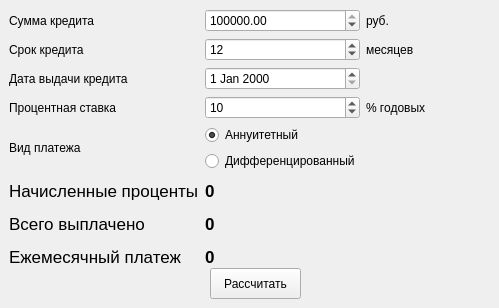
       <widget class="QWidget" name="part2">
        <attribute name="title">
         <string>кредитный калькулятор</string>
        </attribute>
        <widget class="QWidget" name="gridLayoutWidget">
         <property name="geometry">
          <rect>
           <x>9</x>
           <y>9</y>
           <width>481</width>
           <height>261</height>
          </rect>
         </property>
         <layout class="QGridLayout" name="gridLayout">
          <item row="1" column="1">
           <widget class="QSpinBox" name="Time">
            <property name="minimum">
             <number>1</number>
            </property>
            <property name="maximum">
             <number>600</number>
            </property>
            <property name="value">
             <number>12</number>
            </property>
            <property name="displayIntegerBase">
             <number>10</number>
            </property>
           </widget>
          </item>
          <item row="2" column="1">
           <widget class="QDateEdit" name="Date">
            <property name="calendarPopup">
             <bool>false</bool>
            </property>
           </widget>
          </item>
          <item row="1" column="0">
           <widget class="QLabel" name="label_2">
            <property name="text">
             <string>Срок кредита</string>
            </property>
           </widget>
          </item>
          <item row="3" column="0">
           <widget class="QLabel" name="label_6">
            <property name="text">
             <string>Процентная ставка</string>
            </property>
           </widget>
          </item>
          <item row="1" column="2">
           <widget class="QLabel" name="label_4">
            <property name="text">
             <string>месяцев</string>
            </property>
           </widget>
          </item>
          <item row="4" column="0">
           <widget class="QLabel" name="label_8">
            <property name="text">
             <string>Вид платежа</string>
            </property>
           </widget>
          </item>
          <item row="3" column="2">
           <widget class="QLabel" name="label_7">
            <property name="text">
             <string>% годовых</string>
            </property>
           </widget>
          </item>
          <item row="5" column="0">
           <widget class="QLabel" name="label_17">
            <property name="font">
             <font>
              <pointsize>13</pointsize>
             </font>
            </property>
            <property name="text">
             <string>Начисленные проценты</string>
            </property>
           </widget>
          </item>
          <item row="4" column="1">
           <layout class="QVBoxLayout" name="verticalLayout">
            <item>
             <widget class="QRadioButton" name="radioButton_1">
              <property name="text">
               <string>Аннуитетный</string>
              </property>
              <property name="checked">
               <bool>true</bool>
              </property>
             </widget>
            </item>
            <item>
             <widget class="QRadioButton" name="radioButton_2">
              <property name="text">
               <string>Дифференцированный</string>
              </property>
             </widget>
            </item>
           </layout>
          </item>
          <item row="3" column="1">
           <widget class="QSpinBox" name="percent">
            <property name="minimum">
             <number>1</number>
            </property>
            <property name="value">
             <number>10</number>
            </property>
           </widget>
          </item>
          <item row="0" column="1">
           <widget class="QDoubleSpinBox" name="Sum">
            <property name="minimum">
             <double>1000.000000000000000</double>
            </property>
            <property name="maximum">
             <double>99999999.989999994635582</double>
            </property>
            <property name="singleStep">
             <double>1000.000000000000000</double>
            </property>
            <property name="value">
             <double>100000.000000000000000</double>
            </property>
           </widget>
          </item>
          <item row="6" column="1">
           <widget class="QLabel" name="all_pay">
            <property name="font">
             <font>
              <pointsize>13</pointsize>
              <italic>false</italic>
              <bold>true</bold>
             </font>
            </property>
            <property name="text">
             <string>0</string>
            </property>
            <property name="textFormat">
             <enum>Qt::AutoText</enum>
            </property>
            <property name="scaledContents">
             <bool>false</bool>
            </property>
            <property name="margin">
             <number>3</number>
            </property>
           </widget>
          </item>
          <item row="0" column="0">
           <widget class="QLabel" name="label">
            <property name="text">
             <string>Сумма кредита</string>
            </property>
           </widget>
          </item>
          <item row="0" column="2">
           <widget class="QLabel" name="label_3">
            <property name="text">
             <string>руб.</string>
            </property>
           </widget>
          </item>
          <item row="6" column="0">
           <widget class="QLabel" name="label_18">
            <property name="font">
             <font>
              <pointsize>13</pointsize>
             </font>
            </property>
            <property name="text">
             <string>Всего выплачено</string>
            </property>
           </widget>
          </item>
          <item row="2" column="0">
           <widget class="QLabel" name="label_5">
            <property name="text">
             <string>Дата выдачи кредита</string>
            </property>
           </widget>
          </item>
          <item row="5" column="1">
           <widget class="QLabel" name="overpayment">
            <property name="font">
             <font>
              <pointsize>13</pointsize>
              <italic>false</italic>
              <bold>true</bold>
             </font>
            </property>
            <property name="text">
             <string>0</string>
            </property>
            <property name="margin">
             <number>3</number>
            </property>
           </widget>
          </item>
          <item row="7" column="0">
           <widget class="QLabel" name="pay_l2">
            <property name="enabled">
             <bool>true</bool>
            </property>
            <property name="font">
             <font>
              <pointsize>13</pointsize>
             </font>
            </property>
            <property name="text">
             <string>Ежемесячный платеж</string>
            </property>
           </widget>
          </item>
          <item row="7" column="1">
           <widget class="QLabel" name="pay_l">
            <property name="enabled">
             <bool>true</bool>
            </property>
            <property name="font">
             <font>
              <pointsize>13</pointsize>
              <italic>false</italic>
              <bold>true</bold>
             </font>
            </property>
            <property name="text">
             <string>0</string>
            </property>
            <property name="margin">
             <number>3</number>
            </property>
           </widget>
          </item>
         </layout>
        </widget>
        <widget class="QPushButton" name="Button_credit">
         <property name="geometry">
          <rect>
           <x>210</x>
           <y>268</y>
           <width>91</width>
           <height>31</height>
          </rect>
         </property>
         <property name="text">
          <string>Рассчитать</string>
         </property>
        </widget>
       </widget>
